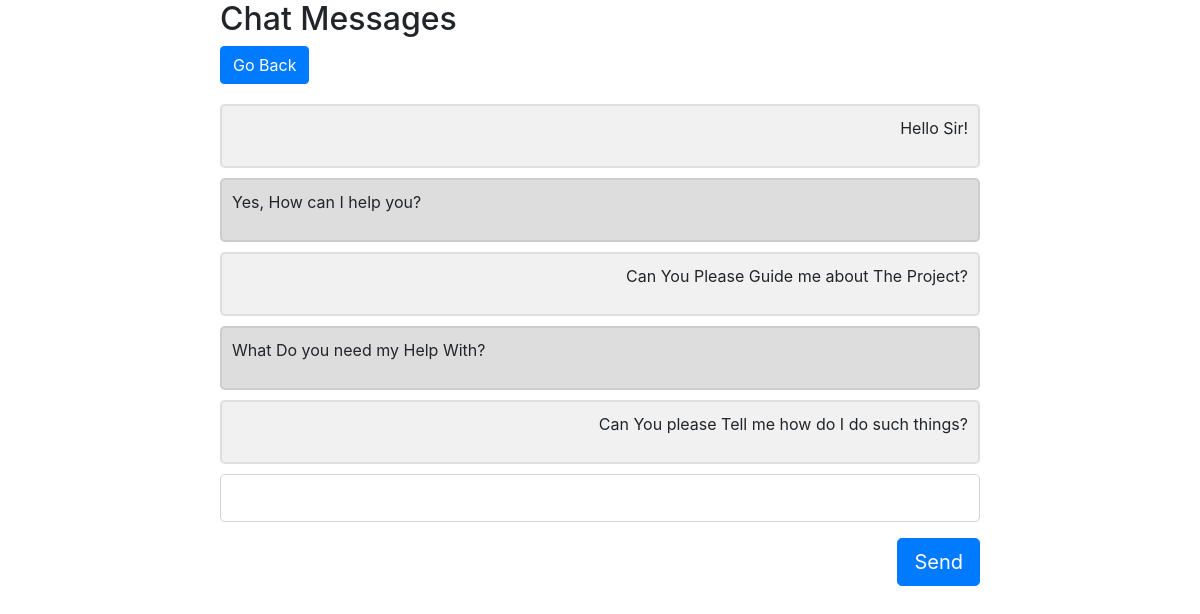
The app's page /chat/index.php?hodID=1&stdID=1 (signed in) with its own data.
### tables this page shows
CREATE TABLE `student_hod_chat` (
  `message_id` int(11) NOT NULL,
  `student_id` int(11) NOT NULL,
  `hod_id` int(11) NOT NULL,
  `message_body` varchar(400) NOT NULL,
  `message_sender` varchar(1) NOT NULL
);

### chat/index.php (the view, shortened to what this page needs)
<?php
    require_once("../server/connection.php");
    $stdID = $_GET['hodID'];
    $hodID = $_GET['stdID'];
?>
<!DOCTYPE html>
<html>
<head>
    <link rel="stylesheet" href="../css/bootstrap.css">
    <link rel="stylesheet" href="./style.css">
</head>
<body>
    <h2>Chat Messages</h2>
    <div class="left"><a href="../" class='btn btn-primary'>Go Back</a></div><br><br>
    <?php
        $sql = "SELECT * FROM `student_hod_chat` WHERE `student_id` = '${stdID}' AND `hod_id` = '${hodID}' ORDER BY `student_hod_chat`.`message_id` ASC";
        $result = $conn->query($sql);
        $rows = $result->num_rows;
        if($rows>=1){
            while($data = $result->fetch_assoc()){
                $messageBody = $data['message_body'];
                $messageSender = $data['message_sender'];
                if($_SESSION['role'] === 'hod'){
                    $currentRole = 'h';
                }else{
                    $currentRole = 's';
                }
                if($currentRole === $messageSender)
                    echo "<div class='container'><p class='right'>";
                else
                    echo"<div class='container darker'><p class='left'>";
                echo "${messageBody}</p></div>";
            }
        }
    ?>
    <form action="./index.php?hodID=<?php echo $hodID?>&stdID=<?php echo$stdID?>" method="post">
        <div class="form-group">
            <input type="text" name="message" class="form-control form-control-lg" required>
            <input type="submit" name='send' value="Send" class="btn btn-primary btn-lg right mt-3">
        </div>
    </form>
</body>
</html>

### chat/style.css (style rules this page uses)
body { margin: 0 auto; max-width: 800px; padding: 0 20px; }
.container { border: 2px solid #dedede; background-color: #f1f1f1; border-radius: 5px; padding: 10px; margin: 10px 0; }
.darker { border-color: #ccc; background-color: #ddd; }
.container::after { content: ""; clear: both; display: table; }
.left { float: left; }
.right { float: right; }

### records on screen
student_hod_chat: message_body "Hello Sir!"
student_hod_chat: message_body "Yes, How can I help you?"
student_hod_chat: message_body "Can You Please Guide me about The Project?"
student_hod_chat: message_body "What Do you need my Help With?"
student_hod_chat: message_body "Can You please Tell me how do I do such things?"
